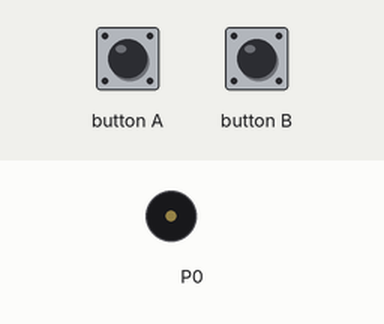
The program below on a simulated BBC micro:bit (MakeCode). On the bench: buzzer (waves = sounding). The inputs (shaded band) are chosen by the test bench.

Above: at 1.2 s.
1.3 s: button A pressed for 0.15 s
At 2.9 s:
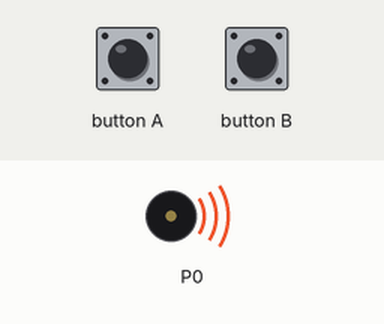
Timing chart, 0 to 8.7 s (numbered marks = the images above; inputs shaded):
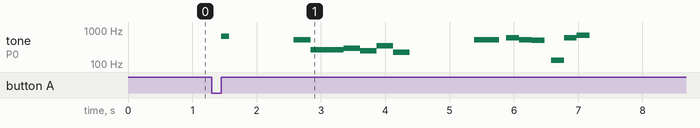

The program:

main.ts
```typescript
input.onButtonPressed(Button.A, function () {
    music.setTempo(120)
    music.playTone(659, music.beat(BeatFraction.Quarter))
    basic.pause(1000)
    music.setTempo(237)
    music.playTone(523, music.beat(BeatFraction.Whole))
    music.playTone(262, music.beat(BeatFraction.Whole))
    music.playTone(262, music.beat(BeatFraction.Whole))
    music.playTone(294, music.beat(BeatFraction.Whole))
    music.playTone(247, music.beat(BeatFraction.Whole))
    music.playTone(349, music.beat(BeatFraction.Whole))
    music.playTone(220, music.beat(BeatFraction.Whole))
    basic.pause(1000)
    music.changeTempoBy(70)
    music.playTone(523, music.beat(BeatFraction.Double))
    basic.pause(100)
    music.playTone(587, music.beat(BeatFraction.Whole))
    music.playTone(523, music.beat(BeatFraction.Whole))
    music.playTone(494, music.beat(BeatFraction.Whole))
    basic.pause(100)
    music.playTone(131, music.beat(BeatFraction.Whole))
    music.playTone(587, music.beat(BeatFraction.Whole))
    music.playTone(698, music.beat(BeatFraction.Whole))
    basic.pause(100)
})
input.onButtonPressed(Button.B, function () {

})
basic.forever(function () {

})
```

test.ts
```typescript
// 在這裡測試；當此封包作為擴充功能時，將不會編譯此內容。
```

Measured:
- after the input at 1.3 s, tone on P0: plays 659 Hz for 0.13 s, 523 Hz for 0.26 s, 262 Hz for 0.52 s, 294 Hz for 0.26 s, 247 Hz for 0.26 s, 349 Hz for 0.26 s … (14 notes in this stretch), starting after 0.15 s
